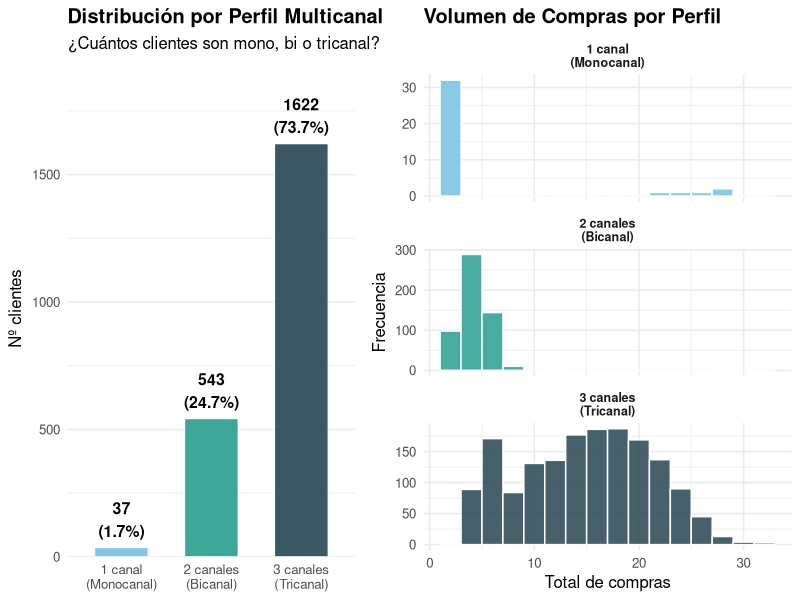
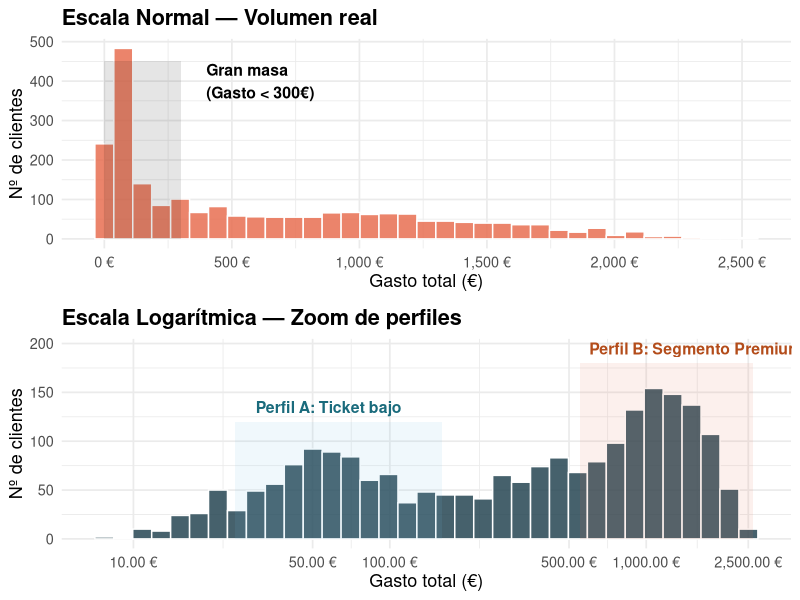
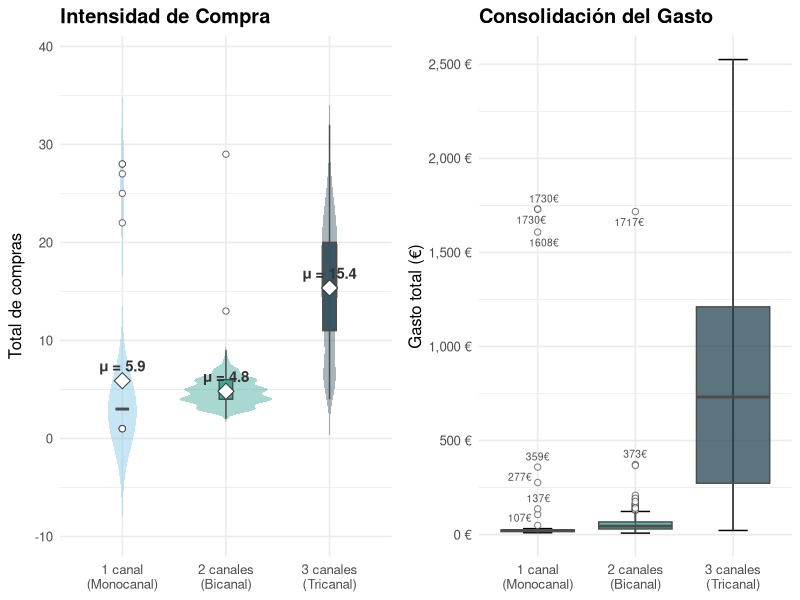
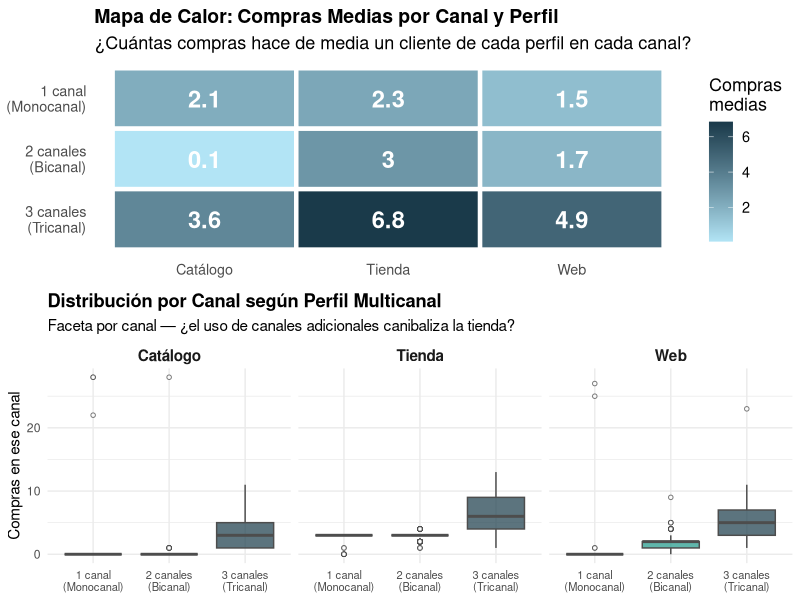
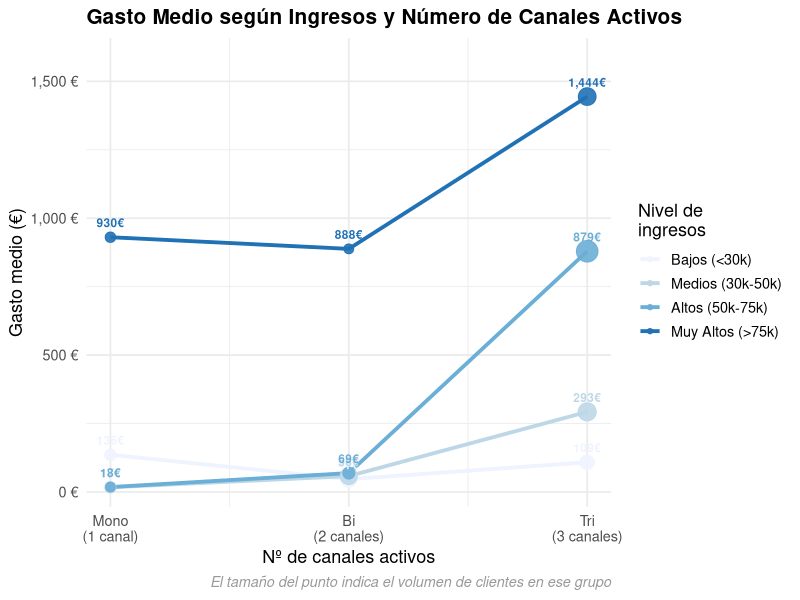

Source code (R) for these figures, in order:
## ---- chunk 1
knitr::opts_chunk$set(echo = TRUE, warning = FALSE, message = FALSE,
                      fig.width = 10, fig.height = 6, fig.align = 'center')
## ---- chunk 2
library(dplyr)
library(readr)
library(ggplot2)
library(tidyr)
library(scales)
library(forcats)
library(ggpubr)  
library(ggrepel)  
## ---- chunk 3
# Cargamos el dataset ya preprocesado 
data <- read_csv("./data/marketing_campaign_processed.csv", show_col_types = FALSE)

data$Education <- factor(data$Education,
                         levels = c("Basic", "2n Cycle", "Graduation", "Master", "PhD"),
                         ordered = TRUE)
data$Marital_Status <- factor(data$Marital_Status,
                              levels = c("Single", "Together", "Married", "Divorced", "Widow"))

data <- data %>%
  mutate(
    Income_Band = cut(Income,
                      breaks = c(0, 30000, 50000, 75000, Inf),
                      labels = c("Bajos (<30k)", "Medios (30k-50k)",
                                 "Altos (50k-75k)", "Muy Altos (>75k)"),
                      include.lowest = TRUE)
  )
## ---- chunk 4
data <- data %>%
  mutate(
    Canal_Web     = as.integer(NumWebPurchases     > 0),
    Canal_Catalog = as.integer(NumCatalogPurchases > 0),
    Canal_Store   = as.integer(NumStorePurchases   > 0),
    Num_Channels  = Canal_Web + Canal_Catalog + Canal_Store
  ) %>%
  filter(Num_Channels >= 1)

data$Num_Channels_f <- factor(data$Num_Channels, levels = 1:3,
                               labels = c("1 canal\n(Monocanal)",
                                          "2 canales\n(Bicanal)",
                                          "3 canales\n(Tricanal)"))

# Resumen inicial
data %>%
  count(Num_Channels_f) %>%
  mutate(Porcentaje = percent(n / sum(n), accuracy = 0.1)) %>%
  rename(`Perfil` = Num_Channels_f, `Nº Clientes` = n, `% Total` = Porcentaje)
## ---- chunk 5
dist_data <- data %>%
  count(Num_Channels_f) %>%
  mutate(pct = n / sum(n))

p1 <- ggplot(dist_data, aes(x = Num_Channels_f, y = n, fill = Num_Channels_f)) +
  geom_col(color = "white", width = 0.6, alpha = 0.9) +
  geom_text(aes(label = paste0(n, "\n(", percent(pct, accuracy = 0.1), ")")),
            vjust = -0.3, fontface = "bold", size = 4) +
  scale_fill_manual(values = c("#74C2E1", "#2A9D8F", "#264653")) +
  scale_y_continuous(expand = expansion(mult = c(0, 0.20))) +
  labs(title    = "Distribución por Perfil Multicanal",
       subtitle = "¿Cuántos clientes son mono, bi o tricanal?",
       x = NULL, y = "Nº clientes") +
  theme_minimal(base_size = 12) +
  theme(plot.title = element_text(face = "bold"), legend.position = "none",
        panel.grid.major.x = element_blank())

p2 <- ggplot(data, aes(x = Total_Purchases, fill = Num_Channels_f)) +
  geom_histogram(binwidth = 2, color = "white", alpha = 0.85) +
  facet_wrap(~ Num_Channels_f, ncol = 1, scales = "free_y") +
  scale_fill_manual(values = c("#74C2E1", "#2A9D8F", "#264653")) +
  labs(title    = "Volumen de Compras por Perfil",
       x = "Total de compras", y = "Frecuencia") +
  theme_minimal(base_size = 12) +
  theme(plot.title = element_text(face = "bold"), legend.position = "none",
        strip.text = element_text(face = "bold", size = 9))

ggarrange(p1, p2, ncol = 2, widths = c(1, 1.2))
## ---- chunk 6
# 1. Gráfico Superior: Escala Normal
hg1 <- ggplot(data, aes(x = Total_Spending)) +
  geom_histogram(bins = 35, fill = "#E76F51", color = "white", alpha = 0.85) +
  annotate("rect", xmin = 0, xmax = 300, ymin = 0, ymax = 450,
           alpha = .1, fill = "black", linetype = "dashed") +
  annotate("text", x = 400, y = 400,
           label = "Gran masa\n(Gasto < 300€)", size = 4, fontface = "bold", hjust = 0) +
  scale_x_continuous(labels = label_dollar(prefix = "", suffix = " €"),
                     breaks = seq(0, 2500, by = 500), # Marcas claras cada 500
                     guide = guide_axis(check.overlap = TRUE)) +
  labs(title = "Escala Normal — Volumen real",
       x = "Gasto total (€)", y = "Nº de clientes") +
  theme_minimal(base_size = 13) +
  theme(plot.title = element_text(face = "bold"))

# 2. Gráfico Inferior: Escala Logarítmica 
hg2 <- ggplot(data %>% filter(Total_Spending > 0), aes(x = Total_Spending)) +
  geom_histogram(bins = 35, fill = "#264653", color = "white", alpha = 0.85) +
  # Anotaciones
  annotate("rect", xmin = 25, xmax = 160, ymin = 0, ymax = 120,
           alpha = .1, fill = "#74C2E1", linetype = "dashed") +
  annotate("text", x = 30, y = 135, label = "Perfil A: Ticket bajo",
           size = 4, fontface = "bold", hjust = 0, color = "#1a6b7c") +
  annotate("rect", xmin = 550, xmax = 2600, ymin = 0, ymax = 180,
           alpha = .1, fill = "#E76F51", linetype = "dashed") +
  annotate("text", x = 600, y = 195, label = "Perfil B: Segmento Premium",
           size = 4, fontface = "bold", hjust = 0, color = "#b34c1a") +
  # EJE X MEJORADO
  scale_x_log10(
    breaks = c(10, 50, 100, 500, 1000, 2500), 
    labels = label_dollar(prefix = "", suffix = " €")
  ) +
  labs(title = "Escala Logarítmica — Zoom de perfiles",
       x = "Gasto total (€)", y = "Nº de clientes") +
  theme_minimal(base_size = 13) +
  theme(plot.title = element_text(face = "bold"))

# Combinar verticalmente
ggarrange(hg1, hg2, ncol = 1, nrow = 2)
## ---- chunk 7
stats_g <- data %>%
  group_by(Num_Channels_f) %>%
  summarise(media = mean(Total_Purchases), .groups = "drop")

p_violin <- ggplot(data, aes(x = Num_Channels_f, y = Total_Purchases, fill = Num_Channels_f)) +
  geom_violin(trim = FALSE, alpha = 0.40, color = NA) +
  geom_boxplot(width = 0.13, outlier.shape = 21, outlier.fill = "white",
               outlier.size = 1.8, color = "gray30", alpha = 0.85) +
  stat_summary(fun = mean, geom = "point", shape = 23, size = 4, fill = "white", color = "gray20") +
  geom_text(data = stats_g,
            aes(x = Num_Channels_f, y = media + 1.5,
                label = paste0("μ = ", round(media, 1))),
            inherit.aes = FALSE, fontface = "bold", size = 3.8, color = "gray20") +
  scale_fill_manual(values = c("#74C2E1", "#2A9D8F", "#264653")) +
  labs(title    = "Intensidad de Compra",
       x = NULL, y = "Total de compras") +
  theme_minimal(base_size = 12) +
  theme(plot.title = element_text(face = "bold"), legend.position = "none")

# Boxplot de gasto con outliers etiquetados
is_outlier <- function(x) {
  x < quantile(x, 0.25) - 1.5 * IQR(x) | x > quantile(x, 0.75) + 1.5 * IQR(x)
}

outlier_data <- data %>%
  group_by(Num_Channels_f) %>%
  mutate(es_outlier = is_outlier(Total_Spending),
         etiq = ifelse(es_outlier, paste0(round(Total_Spending, 0), "€"), "")) %>%
  ungroup()

p_box_gasto <- ggplot(outlier_data,
                       aes(x = Num_Channels_f, y = Total_Spending, fill = Num_Channels_f)) +
  stat_boxplot(geom = "errorbar", width = 0.3) +
  geom_boxplot(outlier.shape = 21, outlier.fill = "white", outlier.size = 1.8,
               alpha = 0.75, color = "gray30") +
  geom_text_repel(aes(label = etiq), size = 2.6, color = "gray30",
                  max.overlaps = 5, segment.color = "gray70") +
  scale_fill_manual(values = c("#74C2E1", "#2A9D8F", "#264653")) +
  scale_y_continuous(labels = dollar_format(prefix = "", suffix = " €")) +
  labs(title    = "Consolidación del Gasto",
       x = NULL, y = "Gasto total (€)") +
  theme_minimal(base_size = 12) +
  theme(plot.title = element_text(face = "bold"), legend.position = "none")

ggarrange(p_violin, p_box_gasto, ncol = 2)
## ---- chunk 8
# Heatmap de compras medias por canal y perfil
heat_data <- data %>%
  group_by(Num_Channels_f) %>%
  summarise(Web      = mean(NumWebPurchases),
            Catálogo = mean(NumCatalogPurchases),
            Tienda   = mean(NumStorePurchases),
            .groups  = "drop") %>%
  pivot_longer(cols = -Num_Channels_f, names_to = "Canal", values_to = "Media")

p_heat <- ggplot(heat_data, aes(x = Canal, y = fct_rev(Num_Channels_f), fill = Media)) +
  geom_tile(color = "white", linewidth = 1.5) +
  geom_text(aes(label = round(Media, 1)), fontface = "bold", size = 6, color = "white") +
  scale_fill_gradient(low = "#B2E4F5", high = "#1A3A4A", name = "Compras\nmedias") +
  labs(title    = "Mapa de Calor: Compras Medias por Canal y Perfil",
       subtitle = "¿Cuántas compras hace de media un cliente de cada perfil en cada canal?",
       x = NULL, y = NULL) +
  theme_minimal(base_size = 13) +
  theme(plot.title = element_text(face = "bold", size = 14), panel.grid = element_blank())

# Faceted boxplot por canal: distribución detallada
data_long <- data %>%
  select(Num_Channels_f, NumWebPurchases, NumCatalogPurchases, NumStorePurchases) %>%
  pivot_longer(cols = -Num_Channels_f, names_to = "Canal", values_to = "Compras") %>%
  mutate(Canal = recode(Canal,
                        "NumWebPurchases"     = "Web",
                        "NumCatalogPurchases" = "Catálogo",
                        "NumStorePurchases"   = "Tienda"))

p_facet_canal <- ggplot(data_long, aes(x = Num_Channels_f, y = Compras, fill = Num_Channels_f)) +
  geom_boxplot(outlier.shape = 21, outlier.fill = "white", outlier.size = 1.2,
               alpha = 0.75, color = "gray30") +
  facet_wrap(~ Canal, ncol = 3) +
  scale_fill_manual(values = c("#74C2E1", "#2A9D8F", "#264653")) +
  labs(title    = "Distribución por Canal según Perfil Multicanal",
       subtitle = "Faceta por canal — ¿el uso de canales adicionales canibaliza la tienda?",
       x = NULL, y = "Compras en ese canal") +
  theme_minimal(base_size = 11) +
  theme(plot.title = element_text(face = "bold"), legend.position = "none",
        strip.text = element_text(face = "bold", size = 11),
        axis.text.x = element_text(size = 8))


ggarrange(p_heat, p_facet_canal, nrow = 2, heights = c(1, 1.1))
## ---- chunk 9
line_data <- data %>%
  filter(!is.na(Income_Band)) %>%
  group_by(Income_Band, Num_Channels) %>%
  summarise(Media_Gasto   = mean(Total_Spending),
            Media_Compras = mean(Total_Purchases),
            n             = n(),
            .groups = "drop")

p_linea <- ggplot(line_data, aes(x = Num_Channels, y = Media_Gasto,
                                  color = Income_Band, group = Income_Band)) +
  geom_line(linewidth = 1.3) +
  geom_point(aes(size = n), alpha = 0.9) +
  geom_text(aes(label = dollar(Media_Gasto, prefix = "", suffix = "€", accuracy = 1)),
            vjust = -1.1, size = 3, fontface = "bold", show.legend = FALSE) +
  scale_color_brewer(palette = "Blues", direction = 1, name = "Nivel de\ningresos") +
  scale_size_continuous(name = "Nº clientes", range = c(3, 7), guide = "none") +
  scale_x_continuous(breaks = 1:3, labels = c("Mono\n(1 canal)", "Bi\n(2 canales)", "Tri\n(3 canales)")) +
  scale_y_continuous(labels = dollar_format(prefix = "", suffix = " €"),
                     expand = expansion(mult = c(0.05, 0.15))) +
  labs(
    title    = "Gasto Medio según Ingresos y Número de Canales Activos",
    x        = "Nº de canales activos",
    y        = "Gasto medio (€)",
    caption  = "El tamaño del punto indica el volumen de clientes en ese grupo"
  ) +
  theme_minimal(base_size = 13) +
  theme(plot.title    = element_text(face = "bold", size = 15),
        plot.subtitle = element_text(color = "gray40"),
        plot.caption  = element_text(color = "gray60", face = "italic"),
        legend.position = "right")

p_linea
## ---- chunk 10
tabla_resumen <- summarise(
  group_by(data, `Perfil multicanal` = Num_Channels_f),
  `Nº clientes`        = n(),
  `% del total`        = percent(n() / nrow(data), accuracy = 0.1),
  `Media compras`      = round(mean(Total_Purchases), 1),
  `Mediana compras`    = round(median(Total_Purchases), 1),
  `Media gasto (€)`    = round(mean(Total_Spending), 0),
  `Mediana gasto (€)`  = round(median(Total_Spending), 0),
  `Media ingresos (€)` = round(mean(Income, na.rm = TRUE), 0),
  .groups              = "drop"
)

tabla_resumen
